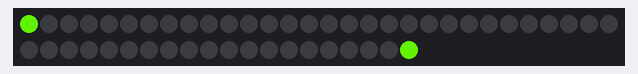
A sketch run on a simulated Arduino Uno, built with avr-gcc and run on an emulated ATmega328P. Shown: 50 RGB LEDs in strip order, left to right, continuing on the next row. Dim RGB values are drawn brighter than linear; random numbers use the default seed unless the sketch sets one.

Above: at 0.15 s.
At 10.19 s:
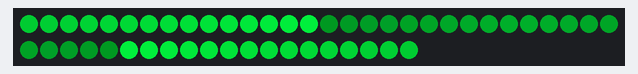
At 19.29 s:
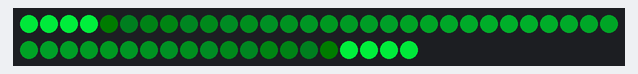
At 39.61 s:
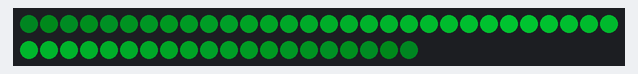

The sketch:

fastled_pulse_symmetrical.ino
```cpp
#include "FastLED.h"

#define NUM_LEDS 50

#define DATA_PIN 2

CHSV hsvStart;
CHSV hsvGoal;
CRGB leds[NUM_LEDS];

int ledHead;
int count;
int fadeSpeed;

void setup()
{
  FastLED.addLeds<WS2811, DATA_PIN, RGB>(leds, NUM_LEDS);
  count = 0;
  fadeSpeed = 20;

  hsvStart = CHSV(random8(), 255, 255);
  hsvGoal = CHSV(random8(), 255, 255);
  ledHead = 0;

  for (int i = 0; i < NUM_LEDS - 1; i++)
  {
    leds[i] = CHSV(0, 0, 0);
  }
  FastLED.show();
}

void loop()
{
  float hueDistance;

  // Check Head LED to see how far from hueGoal
  // create step size to next hue
  hueDistance = abs(hsvStart.hue - hsvGoal.hue) / fadeSpeed;
  hsvStart.hue += (int)hueDistance;

  int value = 255;
  for (int i = ledHead, j = NUM_LEDS - ledHead - 1; i >= 0; i--, j++)
  {
    Serial.print("i: ");
    Serial.print(i);
    Serial.print("j: ");
    Serial.println(j);

    leds[i] = leds[j] = CHSV(hsvStart.hue, hsvStart.sat, value);
    value -= 255 / NUM_LEDS;
  }
  ledHead++;
  if (ledHead >= NUM_LEDS)
    ledHead = 0;

  if (count % fadeSpeed == 0)
  {

  }

  FastLED.show();
  delay(5);

  count++;
}
```
